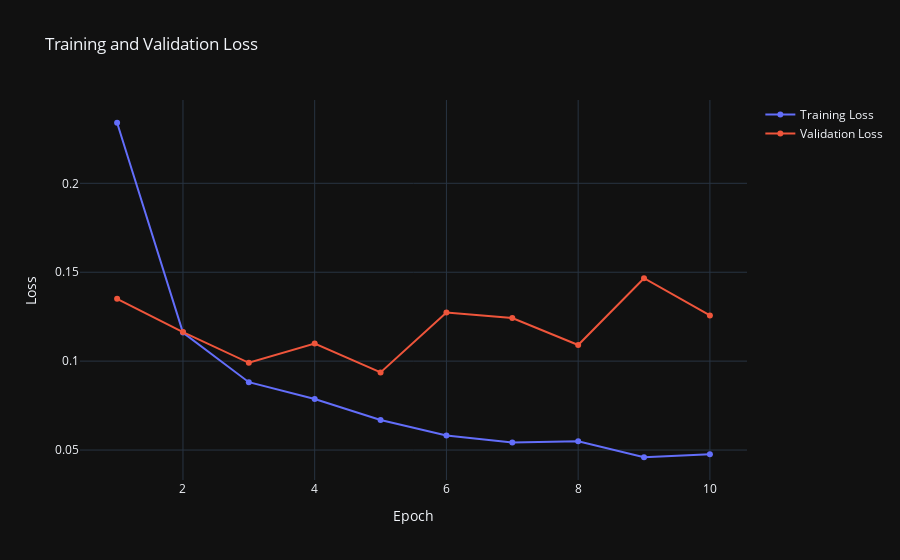
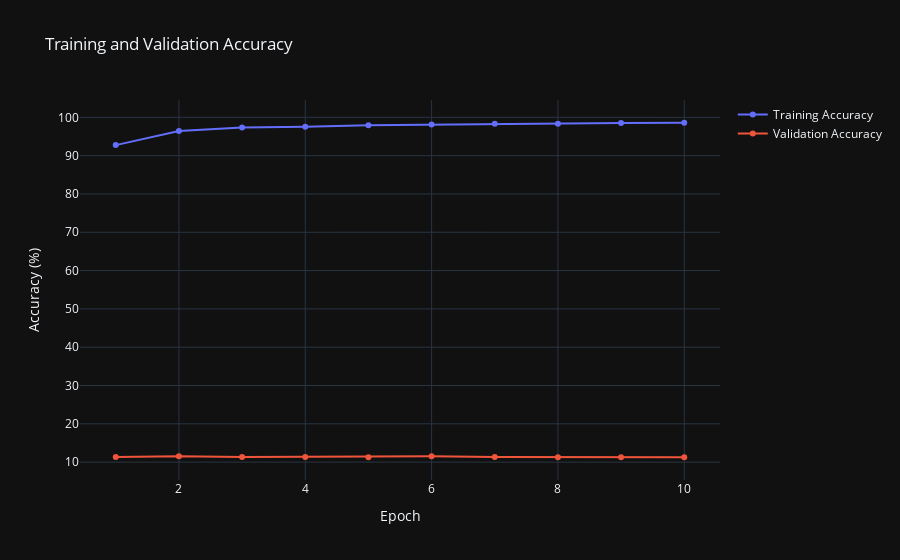

The cell these charts' notebook holds for them, in order:
### Markdown cell above
### Test the Model

### Code cell
import plotly.graph_objects as go

# Plot for training and validation loss
fig = go.Figure()
fig.add_trace(go.Scatter(x=np.arange(1, epochs+1), y=train_losses,
                         mode='lines+markers', name='Training Loss'))
fig.add_trace(go.Scatter(x=np.arange(1, epochs+1), y=valid_losses,
                         mode='lines+markers', name='Validation Loss'))
fig.update_layout(title='Training and Validation Loss',
                  xaxis_title='Epoch', yaxis_title='Loss',
                  template='plotly_dark')
fig.show()

# Plot for training and validation accuracy
fig = go.Figure()
fig.add_trace(go.Scatter(x=np.arange(1, epochs+1), y=train_accuracies,
                         mode='lines+markers', name='Training Accuracy'))
fig.add_trace(go.Scatter(x=np.arange(1, epochs+1), y=valid_accuracies,
                         mode='lines+markers', name='Validation Accuracy'))
fig.update_layout(title='Training and Validation Accuracy',
                  xaxis_title='Epoch', yaxis_title='Accuracy (%)',
                  template='plotly_dark')
fig.show()

### Figure 1 — Plotly figure (JSON) as saved in the notebook; plotly's stock layout.template omitted (floating-point values rounded to 4 significant figures)
{"data": [{"mode": "lines+markers", "name": "Training Loss", "type": "scatter", "x": [1, 2, 3, 4, 5, 6, 7, 8, 9, 10], "y": [0.2341, 0.116, 0.08815, 0.07873, 0.06686, 0.05813, 0.05423, 0.05497, 0.04595, 0.04766]}, {"mode": "lines+markers", "name": "Validation Loss", "type": "scatter", "x": [1, 2, 3, 4, 5, 6, 7, 8, 9, 10], "y": [0.1351, 0.1163, 0.09907, 0.1099, 0.09365, 0.1273, 0.1242, 0.109, 0.1466, 0.1257]}], "layout": {"title": {"text": "Training and Validation Loss"}, "xaxis": {"title": {"text": "Epoch"}}, "yaxis": {"title": {"text": "Loss"}}}}

### Figure 2 — Plotly figure (JSON) as saved in the notebook; plotly's stock layout.template omitted (floating-point values rounded to 4 significant figures)
{"data": [{"mode": "lines+markers", "name": "Training Accuracy", "type": "scatter", "x": [1, 2, 3, 4, 5, 6, 7, 8, 9, 10], "y": [92.75, 96.44, 97.32, 97.53, 97.96, 98.14, 98.31, 98.34, 98.54, 98.59]}, {"mode": "lines+markers", "name": "Validation Accuracy", "type": "scatter", "x": [1, 2, 3, 4, 5, 6, 7, 8, 9, 10], "y": [11.33, 11.55, 11.31, 11.36, 11.27, 11.5, 11.35, 11.27, 11.28, 11.27]}], "layout": {"title": {"text": "Training and Validation Accuracy"}, "xaxis": {"title": {"text": "Epoch"}}, "yaxis": {"title": {"text": "Accuracy (%)"}}}}
